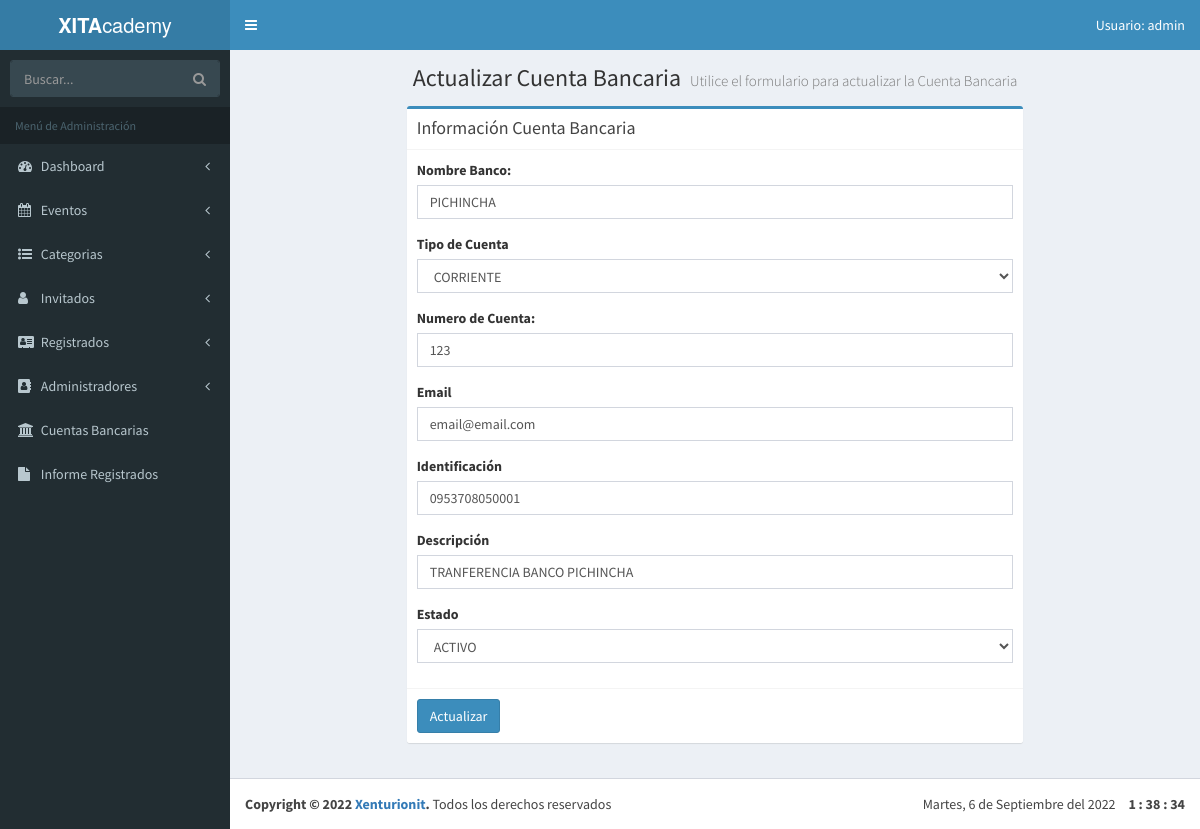
Screenshot of /admin/editar-cuenta.php?id=1 (signed in) with the database file from the repository.
### tables this page shows
CREATE TABLE `cuentas_bancarias` (
  `id` tinyint(4) NOT NULL AUTO_INCREMENT,
  `nombre_banco` varchar(50) DEFAULT NULL,
  `tipo_cuenta` varchar(15) DEFAULT NULL,
  `nro_cuenta` varchar(15) DEFAULT NULL,
  `email` varchar(50) DEFAULT NULL,
  `ced_ruc` varchar(14) DEFAULT NULL,
  `descripcion` varchar(100) DEFAULT NULL,
  `creado` datetime DEFAULT NULL,
  `actualizado` datetime DEFAULT NULL,
  `estado` tinyint(1) DEFAULT NULL,
  PRIMARY KEY (`id`)
);

### admin/editar-cuenta.php (the view, shortened to what this page needs)
<?php
    include_once 'funciones/funciones.php';
    include_once 'templates/header.php';
     $id_banco = $_GET['id'];
     if (!filter_var($id_banco, FILTER_VALIDATE_INT)):
        die('ERROR!');
     else:
?>
<body  class="hold-transition skin-blue fixed sidebar-mini" data-elemento="Cuentas Bancarias">
    <div class="wrapper">
        <?php include_once 'templates/barra.php'; ?>
        <?php include_once 'templates/navegacion.php'; ?>
  <div class="content-wrapper">
    <section class="content-header">
      <h1 class="text-center">
        Actualizar Cuenta Bancaria
        <small>Utilice el formulario para actualizar la Cuenta Bancaria</small>
      </h1>
    </section>
    <section class="content">
            <div class="row">
                <div class="col-lg-8 col-lg-offset-2">
                    <div class="box box-primary">
                            <div class="box-header with-border">
                                <h3 class="box-title">Información Cuenta Bancaria</h3>
                            </div>
                                <?php
                                    $sql = "SELECT * FROM cuentas_bancarias WHERE id = $id_banco AND estado = 1";
                                    $res = $conn->query($sql);
                                    $banco = $res->fetch_assoc();
                                ?>
                                <form role="form" id="guardar-registro" action="modelo-cuenta.php" method="post">
                                    <div class="box-body">
                                        <div class="form-group">
                                            <label for="nombre_evento">Nombre Banco: </label>
                                            <input type="text" class="form-control" id="nombre_banco"
                                                   name="nombre_banco" value="<?php echo $banco['nombre_banco']; ?>">
                                        </div>
                                        <div class="form-group">
                                            <label for="tipo_cuenta">Tipo de Cuenta</label>
                                            <select name="tipo_cuenta" id="tipo_cuenta" class="form-control">
                                                <?php
                                                if ($banco['tipo_cuenta'] == 'AHORRO') { ?>
                                                    <option value="AHORRO" selected><?php echo 'AHORRO'; ?></option>
                                                    <option value="CORRIENTE"><?php echo 'CORRIENTE'; ?></option>
                                                <?php } else { ?>
                                                    <option value="CORRIENTE"
                                                            selected><?php echo 'CORRIENTE'; ?></option>
                                                <?php } ?>
                                            </select>
                                        </div>
                                        <div class="form-group">
                                            <label for="nro_cuenta">Numero de Cuenta: </label>
                                            <input type="text" class="form-control" id="nro_cuenta"
                                                   name="nro_cuenta" value="<?php echo $banco['nro_cuenta']; ?>">
                                        </div>
                                        <div class="form-group">
                                            <label for="nro_cuenta">Email </label>
                                            <input type="text" class="form-control" id="email"
                                                   name="email" value="<?php echo $banco['email']; ?>">
                                        </div>
                                        <div class="form-group">
                                            <label for="ced_ruc">Identificación </label>
                                            <input type="text" class="form-control" id="email"
                                                   name="ced_ruc" value="<?php echo $banco['ced_ruc']; ?>">
                                        </div>
                                        <div class="form-group">
                                            <label for="descripcion">Descripción </label>
                                            <input type="text" class="form-control" id="email"
                                                   name="descripcion" value="<?php echo $banco['descripcion']; ?>">
                                        </div>
                                        <div class="form-group">
                                            <label for="estado">Estado</label>
                                            <select name="estado" id="estado" class="form-control">
                                                <?php
                                                if($banco['estado'] == 0 ) {?>
                                                    <option value="0" selected><?php echo 'INACTIVO'; ?></option>
                                                    <option value="1"><?php echo 'ACTIVO'; ?></option>
                                                <?php } else { ?>
                                                    <option value="1" selected><?php echo 'ACTIVO'; ?></option>
                                                <?php } ?>
                                            </select>
                                        </div>
                                    </div>
                                    <div class="box-footer">
                                        <button type="submit" name="actualizar" id="actualizar" class="btn btn-primary btn_actualizar_cuenta">Actualizar</button>
                                    </div>
                                </form>
                    </div>
                </div>
            </div>
    </section>
  </div>
<?php
  include_once 'templates/footer.php';
  include_once 'templates/footer-scripts.php';
  endif;
?>

### rows the page displays
cuentas_bancarias: nombre_banco "PICHINCHA", tipo_cuenta "CORRIENTE", nro_cuenta "123", email "email@email.com", ced_ruc "0953708050001", descripcion "TRANFERENCIA BANCO PICHINCHA", estado "ACTIVO"

### other values shown
$usuario "admin"
